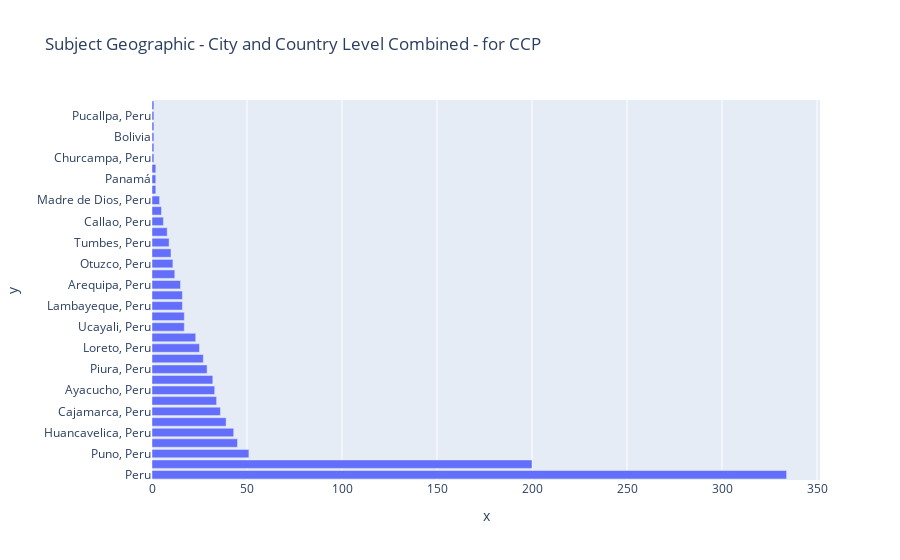

This figure's notebook cell:
### Code cell
fig = px.bar(ccp_geo, x=ccp_geo['subject geo'].value_counts(), y=ccp_geo['subject geo'].value_counts().index, title='Subject Geographic - City and Country Level Combined - for CCP', orientation='h')
fig.show()

### Figure 1 — Plotly figure (JSON) as saved in the notebook; plotly's stock layout.template omitted (floating-point values rounded to 4 significant figures)
{"data": [{"alignmentgroup": "True", "hovertemplate": "x=%{x}<br>y=%{y}<extra></extra>", "legendgroup": "", "marker": {"color": "#636efa", "pattern": {"shape": ""}}, "name": "", "offsetgroup": "", "orientation": "h", "showlegend": false, "textposition": "auto", "type": "bar", "x": [334, 200, 51, 45, 43, 39, 36, 34, 33, 32, 29, 27, 25, 23, 17, 17, 16, 16, 15, 12, 11, 10, 9, 8, 6, 5, 4, 2, 2, 2, 1, 1, 1, 1, 1, 1], "xaxis": "x", "y": ["Peru", "Lima, Peru", "Puno, Peru", "Cusco, Peru", "Huancavelica, Peru", "Apurimac, Peru", "Cajamarca, Peru", "Junín, Peru", "Ayacucho, Peru", "La Libertad, Peru", "Piura, Peru", "Ancash, Peru", "Loreto, Peru", "San Martín, Peru", "Ucayali, Peru", "Ica, Peru", "Lambayeque, Peru", "Pasco, Peru", "Arequipa, Peru", "Huánuco, Peru", "Otuzco, Peru", "Tacna, Peru", "Tumbes, Peru", "Amazonas", "Callao, Peru", "Moquegua, Peru", "Madre de Dios, Peru", "Ondores, Peru", "Panamá", "Cuba", "Churcampa, Peru", "Chiclayo, Peru", "Bolivia", "Colombia", "Pucallpa, Peru", "Nicaragua"], "yaxis": "y"}], "layout": {"barmode": "relative", "legend": {"tracegroupgap": 0}, "title": {"text": "Subject Geographic - City and Country Level Combined - for CCP"}, "xaxis": {"anchor": "y", "domain": [0, 1], "title": {"text": "x"}}, "yaxis": {"anchor": "x", "domain": [0, 1], "title": {"text": "y"}}}}
